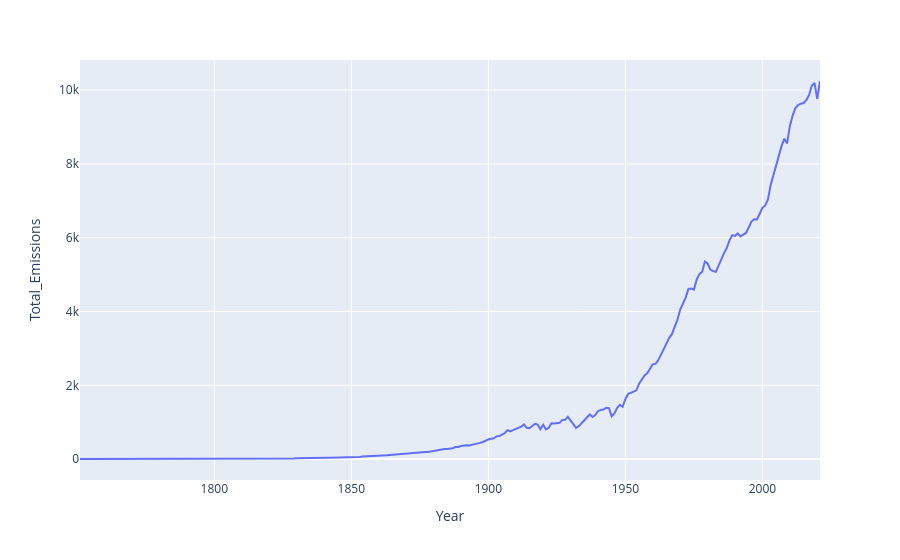

The cell this chart's notebook holds for it:
### Markdown cell above
## Read and Report on C02 Emissions Raw Data

### Code cell
import pandas as pd
import io # need this to get info
import plotly.express as px

# Declare DataFrame
df_emissions: pd.DataFrame = None

df_emissions = pd.read_csv('../../data/c02_emissions.csv',comment='#',header=0, encoding='utf8')

# Test if empty dataframe
print('\n is dataset empty: \n', df_emissions.empty)
print('*' *50)

# View range of years - this is data per year
year_range = df_emissions.Year.max() - df_emissions.Year.min()
print(f"The range of years is: {year_range}, min:{df_emissions.Year.min()}, max: {df_emissions.Year.max()}")

# View info
print('\ninfo: \n')
buffer = io.StringIO()
df_emissions.info(buf=buffer)
s = buffer.getvalue()
print(s)
print('*' *50)

# View Line Chart of Total Emissions Over Time
print('\nLine Chart of Total Emissions Over Time')
# Create a new column for total emissions to create short axis label
df_emissions['Total_Emissions'] = df_emissions['Total carbon emissions from fossil fuel consumption and cement production (million metric tons of C)']  

# Plot a line chart of total carbon emissions over the years
fig = px.line(
    df_emissions, 
    x='Year', 
    y='Total_Emissions')
fig.show()

### Figure 1 — Plotly figure (JSON) as saved in the notebook; plotly's stock layout.template omitted (floating-point values rounded to 4 significant figures; data arrays with more than 128 entries replaced by an {"elided": "..."} marker saying what was removed)
{"data": [{"hovertemplate": "Year=%{x}<br>Total_Emissions=%{y}<extra></extra>", "legendgroup": "", "line": {"color": "#636efa", "dash": "solid"}, "marker": {"symbol": "circle"}, "mode": "lines", "name": "", "orientation": "v", "showlegend": false, "type": "scatter", "x": {"elided": "271 int values"}, "xaxis": "x", "y": {"elided": "271 int values"}, "yaxis": "y"}], "layout": {"legend": {"tracegroupgap": 0}, "margin": {"t": 60}, "xaxis": {"anchor": "y", "domain": [0, 1], "title": {"text": "Year"}}, "yaxis": {"anchor": "x", "domain": [0, 1], "title": {"text": "Total_Emissions"}}}}
